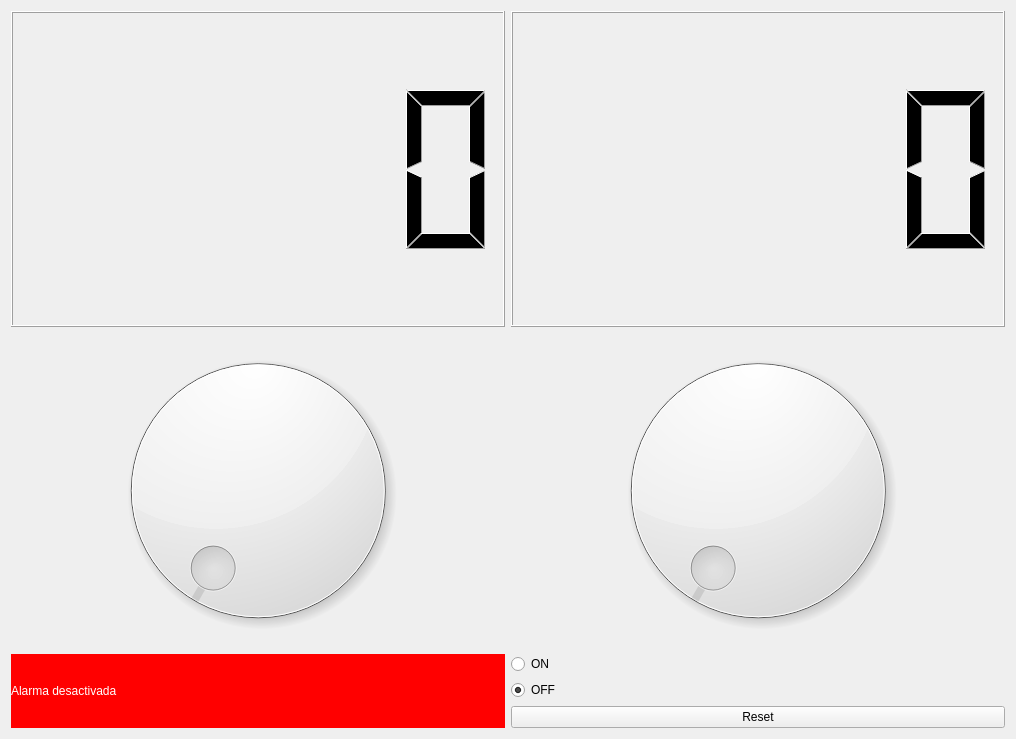
<?xml version="1.0" encoding="UTF-8"?>
<ui version="4.0">
 <class>MyForm</class>
 <widget class="QWidget" name="MyForm">
  <property name="geometry">
   <rect>
    <x>0</x>
    <y>0</y>
    <width>1016</width>
    <height>739</height>
   </rect>
  </property>
  <property name="windowTitle">
   <string>Entregable</string>
  </property>
  <layout class="QVBoxLayout" name="verticalLayout_3">
   <item>
    <layout class="QVBoxLayout" name="verticalLayout">
     <item>
      <layout class="QHBoxLayout" name="horizontalLayout">
       <item>
        <widget class="QLCDNumber" name="lcdNumber">
         <property name="focusPolicy">
          <enum>Qt::NoFocus</enum>
         </property>
        </widget>
       </item>
       <item>
        <widget class="QLCDNumber" name="lcdNumber_2"/>
       </item>
      </layout>
     </item>
     <item>
      <layout class="QHBoxLayout" name="horizontalLayout_2">
       <item>
        <widget class="QDial" name="dial">
         <property name="maximum">
          <number>23</number>
         </property>
        </widget>
       </item>
       <item>
        <widget class="QDial" name="dial_2">
         <property name="maximum">
          <number>59</number>
         </property>
        </widget>
       </item>
      </layout>
     </item>
    </layout>
   </item>
   <item>
    <layout class="QHBoxLayout" name="horizontalLayout_3">
     <item>
      <widget class="MyLabel" name="Label1">
       <property name="autoFillBackground">
        <bool>false</bool>
       </property>
       <property name="styleSheet">
        <string notr="true">background-color: rgb(255, 0, 0);
color: rgb(255, 255, 255);</string>
       </property>
       <property name="text">
        <string>Alarma desactivada</string>
       </property>
      </widget>
     </item>
     <item>
      <layout class="QVBoxLayout" name="verticalLayout_2">
       <item>
        <widget class="QRadioButton" name="radioButton">
         <property name="text">
          <string>ON</string>
         </property>
        </widget>
       </item>
       <item>
        <widget class="QRadioButton" name="radioButton_2">
         <property name="text">
          <string>OFF</string>
         </property>
         <property name="checked">
          <bool>true</bool>
         </property>
        </widget>
       </item>
       <item>
        <widget class="QPushButton" name="pushButton">
         <property name="text">
          <string>Reset</string>
         </property>
         <property name="autoDefault">
          <bool>false</bool>
         </property>
        </widget>
       </item>
      </layout>
     </item>
    </layout>
   </item>
  </layout>
 </widget>
 <customwidgets>
  <customwidget>
   <class>MyLabel</class>
   <extends>QLabel</extends>
   <header>MyLabel.h</header>
   <slots>
    <signal>emitzero(int)</signal>
    <slot>offPressed()</slot>
    <slot>onPressed()</slot>
    <slot>setHora(int)</slot>
    <slot>setMinut(int)</slot>
    <slot>reset()</slot>
   </slots>
  </customwidget>
 </customwidgets>
 <resources/>
 <connections>
  <connection>
   <sender>dial</sender>
   <signal>sliderMoved(int)</signal>
   <receiver>lcdNumber</receiver>
   <slot>display(int)</slot>
   <hints>
    <hint type="sourcelabel">
     <x>116</x>
     <y>215</y>
    </hint>
    <hint type="destinationlabel">
     <x>112</x>
     <y>44</y>
    </hint>
   </hints>
  </connection>
  <connection>
   <sender>dial_2</sender>
   <signal>sliderMoved(int)</signal>
   <receiver>lcdNumber_2</receiver>
   <slot>display(int)</slot>
   <hints>
    <hint type="sourcelabel">
     <x>555</x>
     <y>210</y>
    </hint>
    <hint type="destinationlabel">
     <x>555</x>
     <y>62</y>
    </hint>
   </hints>
  </connection>
  <connection>
   <sender>pushButton</sender>
   <signal>clicked()</signal>
   <receiver>radioButton_2</receiver>
   <slot>click()</slot>
   <hints>
    <hint type="sourcelabel">
     <x>565</x>
     <y>652</y>
    </hint>
    <hint type="destinationlabel">
     <x>564</x>
     <y>550</y>
    </hint>
   </hints>
  </connection>
  <connection>
   <sender>radioButton_2</sender>
   <signal>clicked()</signal>
   <receiver>Label1</receiver>
   <slot>offPressed()</slot>
   <hints>
    <hint type="sourcelabel">
     <x>564</x>
     <y>550</y>
    </hint>
    <hint type="destinationlabel">
     <x>148</x>
     <y>411</y>
    </hint>
   </hints>
  </connection>
  <connection>
   <sender>radioButton</sender>
   <signal>clicked()</signal>
   <receiver>Label1</receiver>
   <slot>onPressed()</slot>
   <hints>
    <hint type="sourcelabel">
     <x>561</x>
     <y>453</y>
    </hint>
    <hint type="destinationlabel">
     <x>156</x>
     <y>411</y>
    </hint>
   </hints>
  </connection>
  <connection>
   <sender>dial</sender>
   <signal>sliderMoved(int)</signal>
   <receiver>Label1</receiver>
   <slot>setHora(int)</slot>
   <hints>
    <hint type="sourcelabel">
     <x>226</x>
     <y>266</y>
    </hint>
    <hint type="destinationlabel">
     <x>123</x>
     <y>490</y>
    </hint>
   </hints>
  </connection>
  <connection>
   <sender>dial_2</sender>
   <signal>sliderMoved(int)</signal>
   <receiver>Label1</receiver>
   <slot>setMinut(int)</slot>
   <hints>
    <hint type="sourcelabel">
     <x>602</x>
     <y>311</y>
    </hint>
    <hint type="destinationlabel">
     <x>331</x>
     <y>451</y>
    </hint>
   </hints>
  </connection>
  <connection>
   <sender>pushButton</sender>
   <signal>clicked()</signal>
   <receiver>Label1</receiver>
   <slot>reset()</slot>
   <hints>
    <hint type="sourcelabel">
     <x>614</x>
     <y>648</y>
    </hint>
    <hint type="destinationlabel">
     <x>418</x>
     <y>661</y>
    </hint>
   </hints>
  </connection>
  <connection>
   <sender>Label1</sender>
   <signal>emitzero(int)</signal>
   <receiver>dial</receiver>
   <slot>setValue(int)</slot>
   <hints>
    <hint type="sourcelabel">
     <x>232</x>
     <y>456</y>
    </hint>
    <hint type="destinationlabel">
     <x>217</x>
     <y>296</y>
    </hint>
   </hints>
  </connection>
  <connection>
   <sender>Label1</sender>
   <signal>emitzero(int)</signal>
   <receiver>dial_2</receiver>
   <slot>setValue(int)</slot>
   <hints>
    <hint type="sourcelabel">
     <x>262</x>
     <y>416</y>
    </hint>
    <hint type="destinationlabel">
     <x>702</x>
     <y>343</y>
    </hint>
   </hints>
  </connection>
  <connection>
   <sender>Label1</sender>
   <signal>emitzero(int)</signal>
   <receiver>lcdNumber</receiver>
   <slot>display(int)</slot>
   <hints>
    <hint type="sourcelabel">
     <x>291</x>
     <y>465</y>
    </hint>
    <hint type="destinationlabel">
     <x>310</x>
     <y>133</y>
    </hint>
   </hints>
  </connection>
  <connection>
   <sender>Label1</sender>
   <signal>emitzero(int)</signal>
   <receiver>lcdNumber_2</receiver>
   <slot>display(int)</slot>
   <hints>
    <hint type="sourcelabel">
     <x>438</x>
     <y>522</y>
    </hint>
    <hint type="destinationlabel">
     <x>659</x>
     <y>135</y>
    </hint>
   </hints>
  </connection>
 </connections>
</ui>
